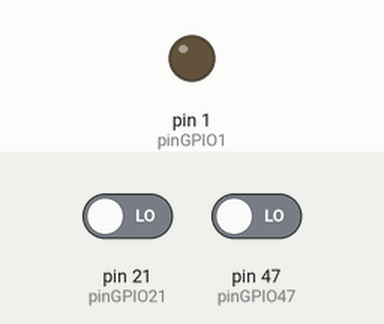
This sketch was run on a simulated Arduino Mega 2560, built with avr-gcc and run on an emulated ATmega2560. Parts: output pins drawn as LEDs (lit = HIGH). The test bench sets the inputs (shaded band); at power-on: pin 21 (pinGPIO21) LOW, pin 47 (pinGPIO47) LOW.

Above: at 1.2 s.
1.3 s: pin 21 (pinGPIO21) driven HIGH
At 1.9 s:
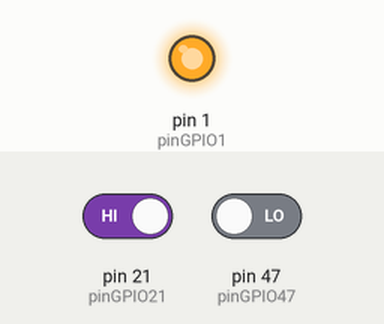
2.8 s: pin 21 (pinGPIO21) driven LOW
At 4.0 s:
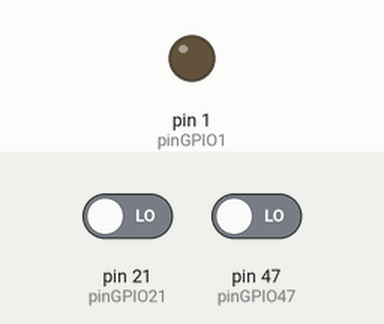
4.3 s: pin 47 (pinGPIO47) driven HIGH
At 5.4 s:
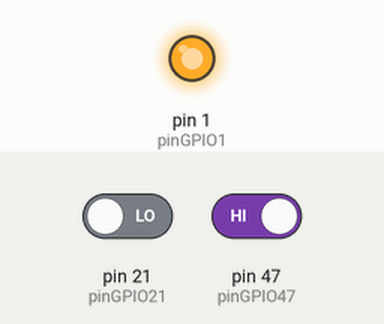
Timing chart, 0 to 7.3 s (numbered marks = the images above; inputs shaded):
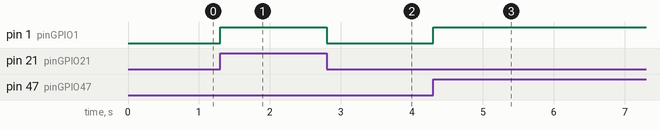

Measured:
- after the input at 1.3 s, pin 1 (pinGPIO1): LOW → HIGH at once
- after the input at 2.8 s, pin 1 (pinGPIO1): HIGH → LOW at once
- after the input at 4.3 s, pin 1 (pinGPIO1): LOW → HIGH at once

The sketch:

OR.ino
```cpp
#define pinGPIO1 1
#define pinGPIO21 21
#define pinGPIO47 47

int state1 = 0;
int state2 = 0;

void setup() {
  pinMode(pinGPIO1, OUTPUT);
  pinMode(pinGPIO21, INPUT);
  pinMode(pinGPIO47, INPUT);
  digitalWrite(pinGPIO1, LOW);
}

void loop() {
  state1 = digitalRead(pinGPIO21);
  state2 = digitalRead(pinGPIO47);
  if (state1 || state2){
    digitalWrite(pinGPIO1, HIGH);
  } else{
    digitalWrite(pinGPIO1, LOW);
  }
}
```
